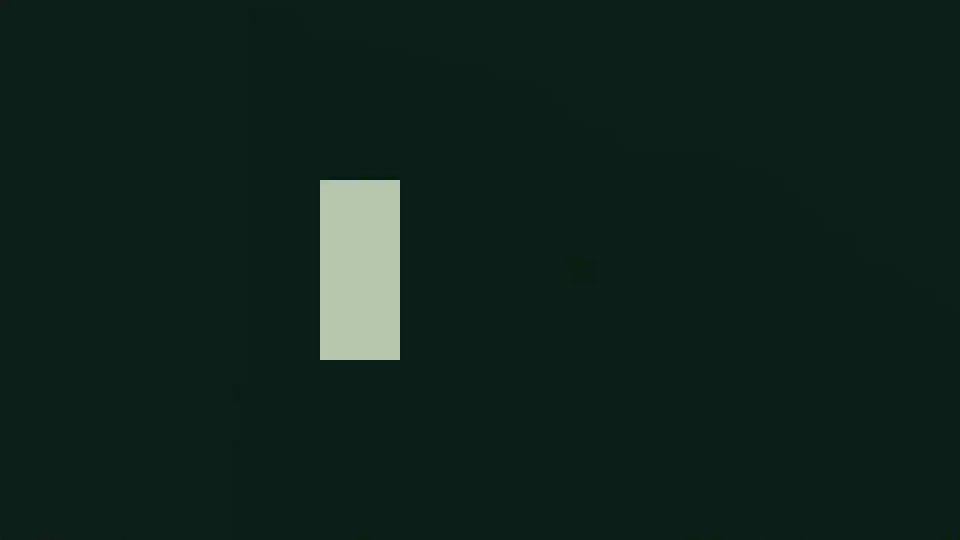
#> input picture frame 0 of Material/样例题材/处决镜头/u01.mp4, 1920 x 1080 px, given in place of wide-216f-r1.mp4, which was not available (shown at 1/2 size)
$ python make_wide_preview.py
#> lines starting #> are read from the running program, lines starting #| are printed output that depends on the picture
"""Circle14 wide 链总览：起始帧 + 关键帧（裁掉左右黑边 122px）横排。"""
import sys
from pathlib import Path

import cv2
from PIL import Image, ImageDraw

sys.stdout.reconfigure(encoding="utf-8")
HERE = Path(__file__).resolve().parents[1]
CHAIN = HERE / "i2v-boat-poling-wide"
TAG = "wide-216f-r1"
BAR = 122
PANELS = [("start", None), ("f0", 0), ("f60", 60), ("f120", 120), ("f160", 160), ("f200", 200), ("f215", 215)]
HEIGHT = 260

cap = cv2.VideoCapture(str(CHAIN / "video" / (TAG + ".mp4")))
frames = {}
for _, idx in PANELS:
    if idx is None:
        continue
    cap.set(cv2.CAP_PROP_POS_FRAMES, idx)
    ok, fr = cap.read()
    if ok:
        frames[idx] = fr[:, BAR:fr.shape[1] - BAR]
#> this loop made 7 passes
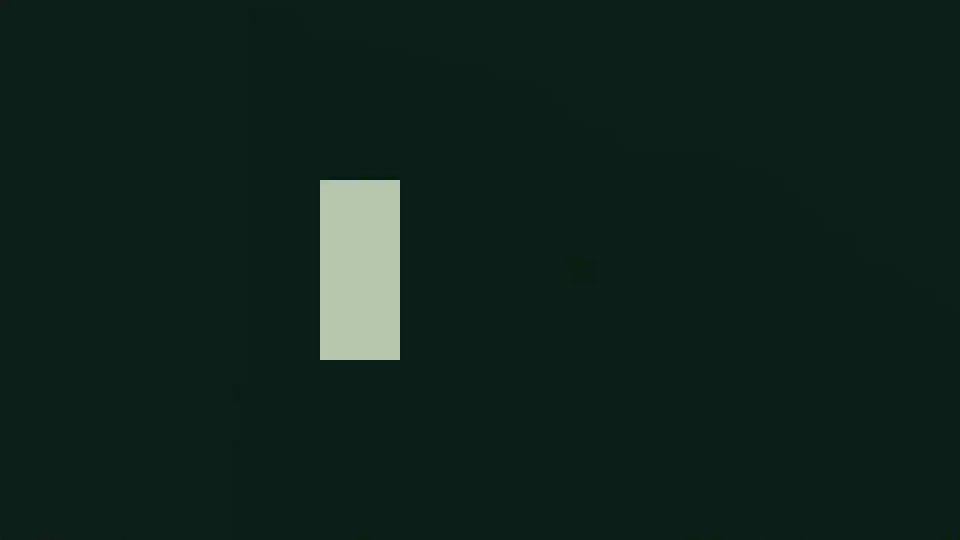
#> input picture frame 0 of Material/样例题材/处决镜头/u01.mp4, 1920 x 1080 px, given in place of wide-216f-r1.mp4, which was not available (shown at 1/2 size)
#> after the loop, frames = 2 items
cap.release()

start = cv2.imread(str(CHAIN / "start-frame.jpg"))
panels = []
for label, idx in PANELS:
    img = start if idx is None else frames.get(idx)
    if img is None:
        continue
    h, w = img.shape[:2]
    img = cv2.resize(img, (int(w * HEIGHT / h), HEIGHT))
    panels.append((label, img))
#> this loop made 7 passes
#> pass 2, `img = start if idx is None else frames.get(idx)`:
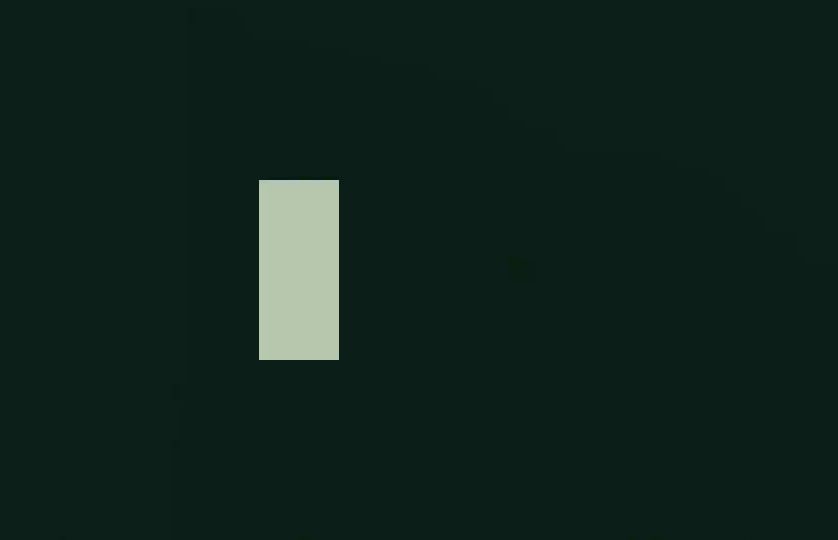
#> img: shape (1080, 1676, 3) (shown at 1/2 size); mean of channels 0, 1, 2 29.1, 35.8, 16.8; drawn as B, G, R
#> pass 2, `img = cv2.resize(img, (int(w * HEIGHT / h), HEIGHT))`:
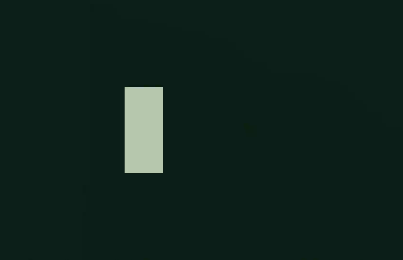
#> img: shape (260, 403, 3); mean of channels 0, 1, 2 29.1, 35.7, 16.8; drawn as B, G, R
#> after the loop, panels = 2 items

pad = 8
total_w = sum(p.shape[1] for _, p in panels) + pad * (len(panels) + 1)
#> total_w = 830
canvas = Image.new("RGB", (total_w, HEIGHT + 30 + pad * 2), (12, 12, 12))
#> canvas: PIL image 830x306 RGB; every value is 12
draw = ImageDraw.Draw(canvas)
x = pad
for label, p in panels:
    canvas.paste(Image.fromarray(cv2.cvtColor(p, cv2.COLOR_BGR2RGB)), (x, 28))
    draw.text((x + 4, 8), label, fill=(255, 255, 255))
    x += p.shape[1] + pad
#> this loop made 2 passes
#> (label, x) on passes 1 to 2: ('f0', 419), ('f60', 830)
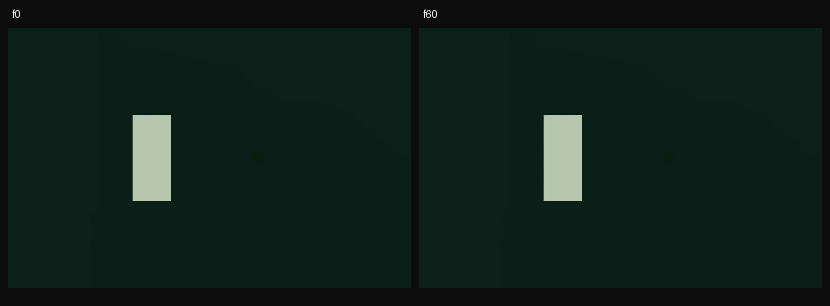
#> canvas: PIL image 830x306 RGB; mean R, G, B 16, 31.6, 26.1
#> after the loop, x = 830

out = CHAIN / "preview.png"
canvas.save(out)
print("OUT", out, canvas.size)
#| OUT Log/Circle14/i2v-boat-poling-wide/preview.png (830, 306)
